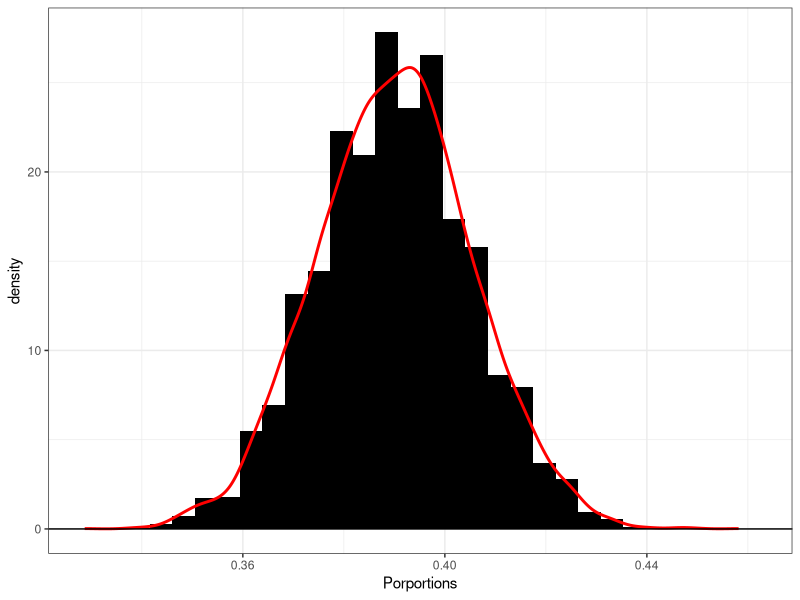
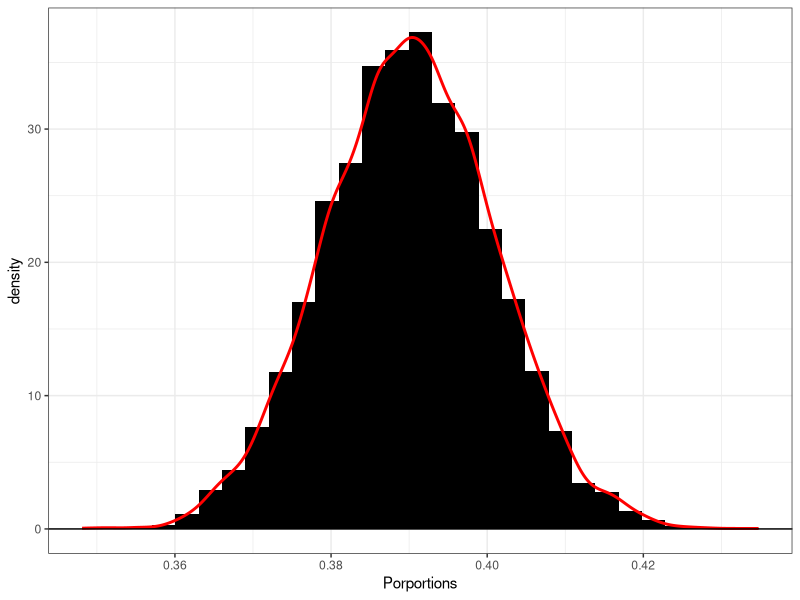
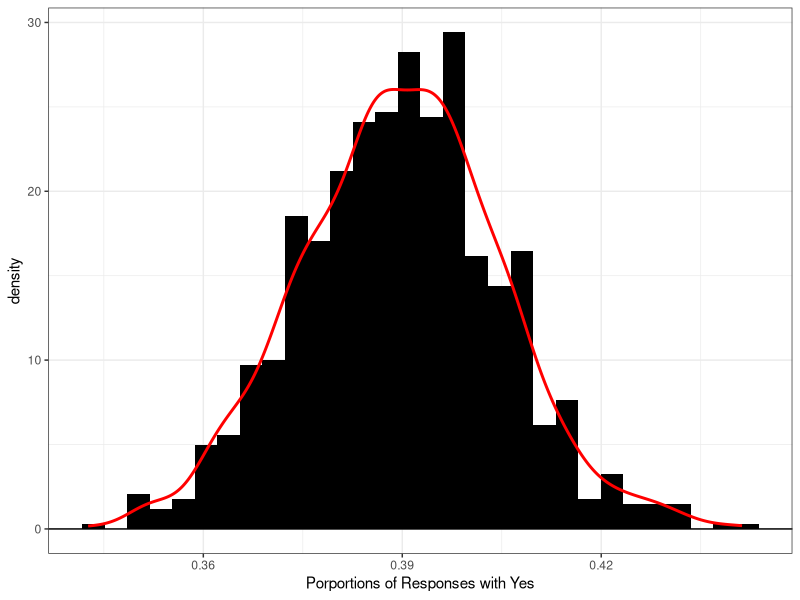
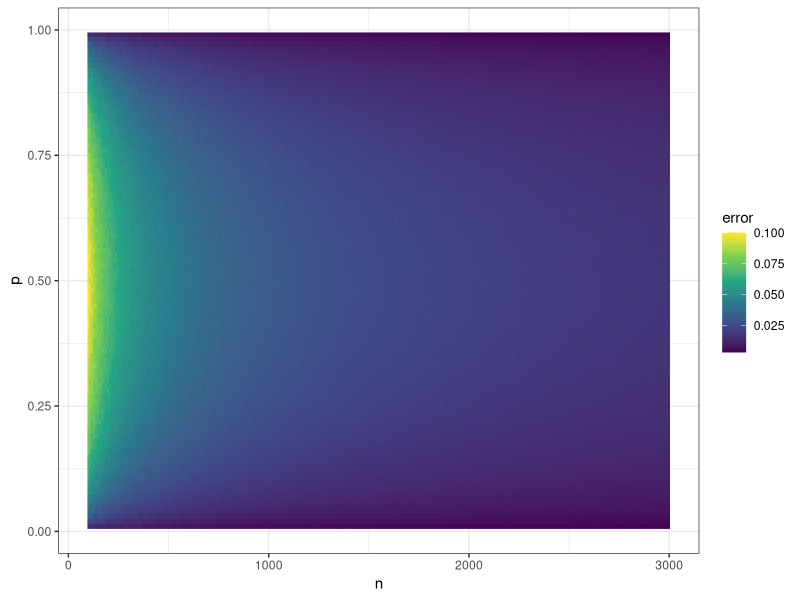

The R source for these figures, in order: (Note: a time limit stopped this script after it produced the figures.)
library(tidyverse)
set.seed(7272)

samples1 <- tibble(
  observations = rbinom(10000, 1004, 0.39),     #Take Samples using rbinom
  observations2 = rbinom(10000, 2008, 0.39)
) %>%
  mutate(observations = observations/1004,
         observations2 = observations2/2008)

range = c(quantile(samples1$observations, 0.975), quantile(samples1$observations, 0.025))
range2 = c(quantile(samples1$observations2, 0.975), quantile(samples1$observations2, 0.025))
error = ((quantile(samples1$observations, 0.975) - quantile(samples1$observations, 0.025))/2)*100
error2 = ((quantile(samples1$observations2, 0.975) - quantile(samples1$observations2, 0.025))/2)*100

ggplot(data = samples1) +
  geom_histogram(aes(x=observations, y = after_stat(density)), fill = "black") +
  geom_density(aes(x=observations), color = "red", size = 1) +
  geom_hline(yintercept = 0) +
  theme_bw() +
  labs(x = "Porportions")

ggplot(data = samples1) +
  geom_histogram(aes(x=observations2, y = after_stat(density)), fill = "black") +
  geom_density(aes(x=observations2), color = "red", size = 1) +
  geom_hline(yintercept = 0) +
  theme_bw() +
  labs(x = "Porportions")

gallup.samples <- tibble(
  observations = c(rep(1, times = 392), rep(0, times = 592), rep(-1, times = 20))
)

sampled = c()

for(i in 1:1000){
  curr.sample = sample(gallup.samples$observations, size = 1004, replace = TRUE)
  
  sampled[i] = length(which(curr.sample == "1"))/length(curr.sample)
}

summary <- tibble(
  prop.yes = sampled
)

range = c(quantile(summary$prop.yes, 0.975), quantile(summary$prop.yes, 0.025))
error = ((quantile(summary$prop.yes, 0.975) - quantile(summary$prop.yes, 0.025))/2)*100

ggplot(data = summary) +
  geom_histogram(aes(x = prop.yes, y = after_stat(density)), fill = "black") +
  geom_density(aes(x=prop.yes), color = "red", size = 1) +
  geom_hline(yintercept = 0) +
  theme_bw() +
  labs(x = "Porportions of Responses with Yes")

n.p.sim <- tibble(
  n = numeric(),
  p = numeric(),
  range = numeric()
)

for(n in seq(100, 3000, 10)){
  for(p in seq(0.01, 0.99, 0.01)){
    data = rbinom(10000, n, p) / n
    range = (quantile(data, 0.975) - quantile(data, 0.025))/2
    range.data <- tibble(
      n = n,
      p = p,
      error = range
    )
    n.p.sim <- rbind(n.p.sim,
                     range.data)
  }
}

ggplot(data = n.p.sim, aes(x = n, y = p, fill = error)) +
  geom_raster() +
  theme_minimal() +
  scale_fill_viridis_c() +
  theme_bw()

errors = tibble(
  n = numeric(),
  p = numeric(),
  error = numeric()
)

for(n in seq(100, 3000, 10)){
  for(p in seq(0.01, 0.99, 0.01)){
    curr = 1.96*((sqrt(n*p*(1-p)+1.96/4))/(n+1.96**2))
    curr.tibble = tibble(
      n = n,
      p = p,
      error = curr
    )
    errors = rbind(errors,
                   curr.tibble)
  }
}

ggplot(data = errors, aes(x = n, y = p, fill = error)) +
  geom_raster() +
  scale_fill_viridis_c() +
  theme_bw()

################################################################################
# OPTIONAL CHALLENGE
################################################################################
n.p.sim.avg <- tibble(
  n = numeric(),
  p = numeric(),
  average.range = numeric()
)

for(n in seq(100, 3000, 10)){ #For n in the sequence {100, 200, ..., 30000}
  for(p in seq(0.01, 0.99, 0.01)){ #For p in the sequence {0.01, 0.02, ..., 0.99}
    range.data = c()    #Where ranges of the 100 simulations will be stored
    for(i in 1:100){ #With 100 simulations
      data = rbinom(1004, n, p) / n #Simulate the data
      resample = sample(data, size = 1004, replace = TRUE)
      range = (quantile(resample, 0.975) - quantile(resample, 0.025))/2 #Take the middle 95% of the data (range)
      range.data = c(range.data, range) #stores the ranges of the 100 simulations
    }
    avg.range = mean(range.data) #Take the average of the 100 simulations (in terms of range)
    n.p.sim.avg = rbind(n.p.sim.avg, #Place the results as a column in our final data frame
                        tibble (n=n, p=p, average.range = avg.range))
  }
}

ggplot(data = n.p.sim.avg, aes(x = n, y = p, fill = average.range)) + #plot our results using a raster plot
  geom_raster() + #raster plot command
  scale_fill_viridis_c() + #use color-blind friendly coloring
  theme_bw() #Makes the background white
